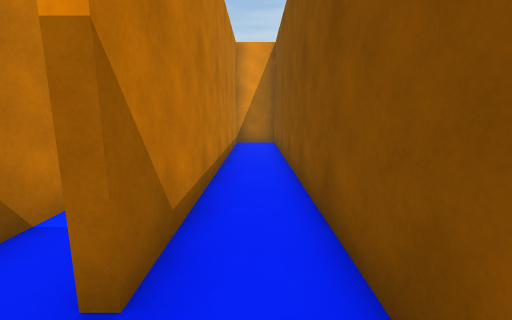
view 1 (above)

12 first-person views from a walk through a scene from a Unity 3-D project. The camera is 1.4 m above the floor, tilts 10° down and sees 90° across. The floor is counted in squares, 1 m on a side. Each view is taken from the middle of a square. On the plan, view 1 faces up. The plan holds only what a view shows up to about 13 squares ahead; the rest is blank. The place goes on beyond the plan. The player character is not drawn.

view 2
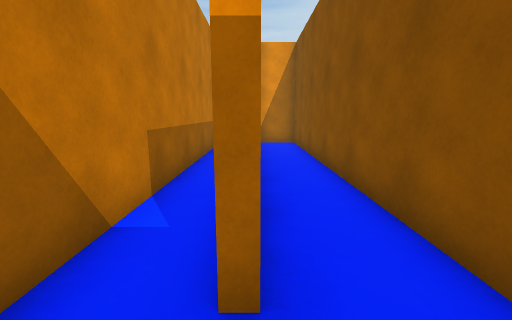

view 3
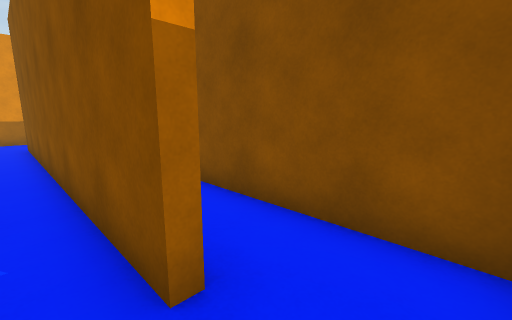

view 4
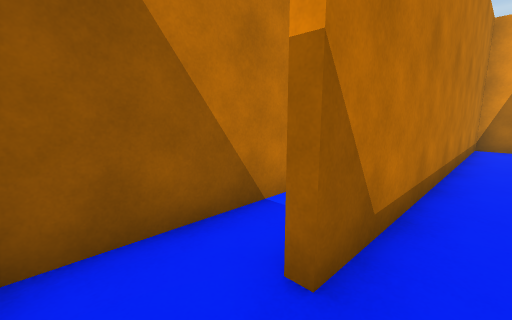

view 5
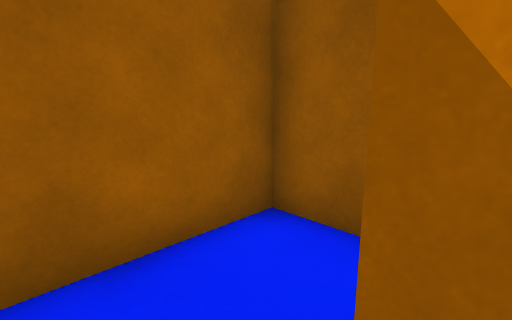

view 6
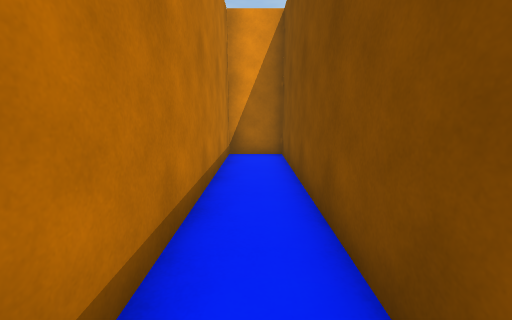

view 7
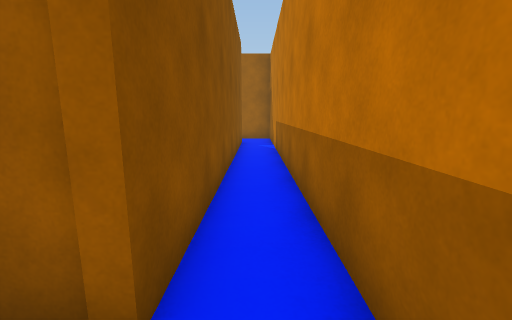

view 8
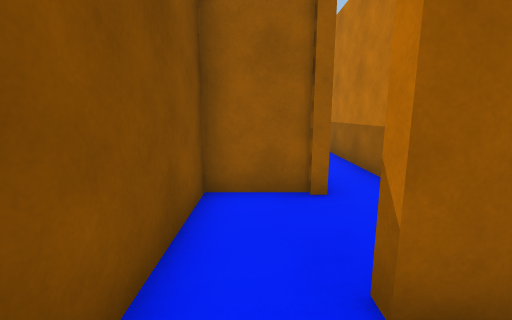

view 9
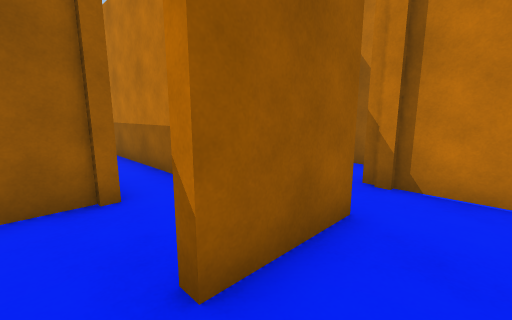

view 10
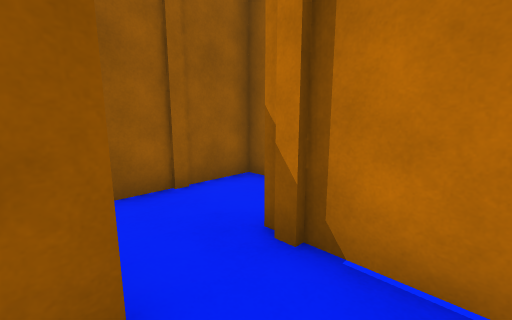

view 11
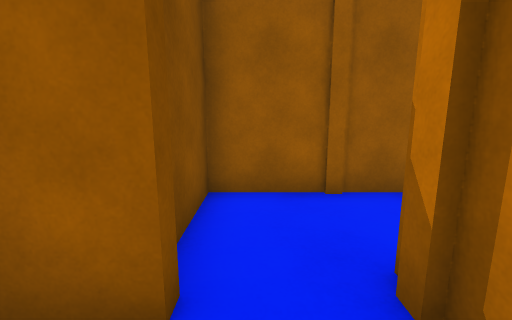

view 12
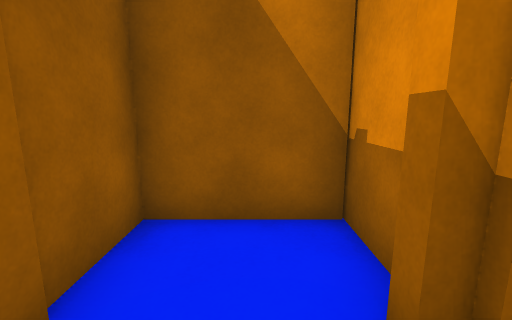

### Floor plan
Points are (right, up) in squares from view 1. A wall is a line through its corners. A room is listed if a view was taken in it or the views show most of it. See-through windows are left out.
Room 1 (views 1, 4, 5, 6)
walls: (0.9, -0.2) (0.9, 13.2) (-1, 13.2); (-1, 13.6) (-1, 1.6)
ways out: opening at (-1, 0.5) to room 2
Room 2 (views 2, 3, 7)
walls: (-2.8, 14.4) (-2.8, -0.5) (0.1, -0.5); (-1, 1.6) (-1.3, 1.6) (-1.3, 13.5); (-1, 16.2) (-2.1, 16.2)
ways out: opening at (-1, 0.5) to room 1; opening at (-1, 14.5) to room 5
Room 3 (views 8, 9, 10, 11)
walls: (-3.4, 16.1) (-3.4, 16.5) (-1, 16.5) (-1, 16.2); (0.9, 15.5) (0.9, 17.2); (-5.3, 18.2) (-5.3, 15.9)
ways out: opening at (-4, 16) to room 4; opening at (0, 16) to room 5
Room 4 (view 12)
walls: (-6, 16.2) (-7.3, 16.2) (-7.3, 13.5) (-3.1, 13.5) (-3.1, 15.5)
ways out: opening at (-4, 16) to room 3
Room 5 (no view inside)
walls: (-1.3, 13.5) (0.9, 13.5) (0.9, 15.5)
ways out: opening at (-1, 14.5) to room 2; opening at (0, 16) to room 3

Positions as (right, up) in squares from view 1, and headings:
1: (0, 0), facing up
2: (-1, 0), facing up
3: (-2, 0), facing up-right
4: (0, 0), facing up-left
5: (0, 2), facing down-left
6: (0, 4), facing up
7: (-2, 15), facing down
8: (0, 18), facing down
9: (0, 18), facing down-left
10: (-3, 18), facing down-left
11: (-4, 18), facing down
12: (-4, 15), facing left
